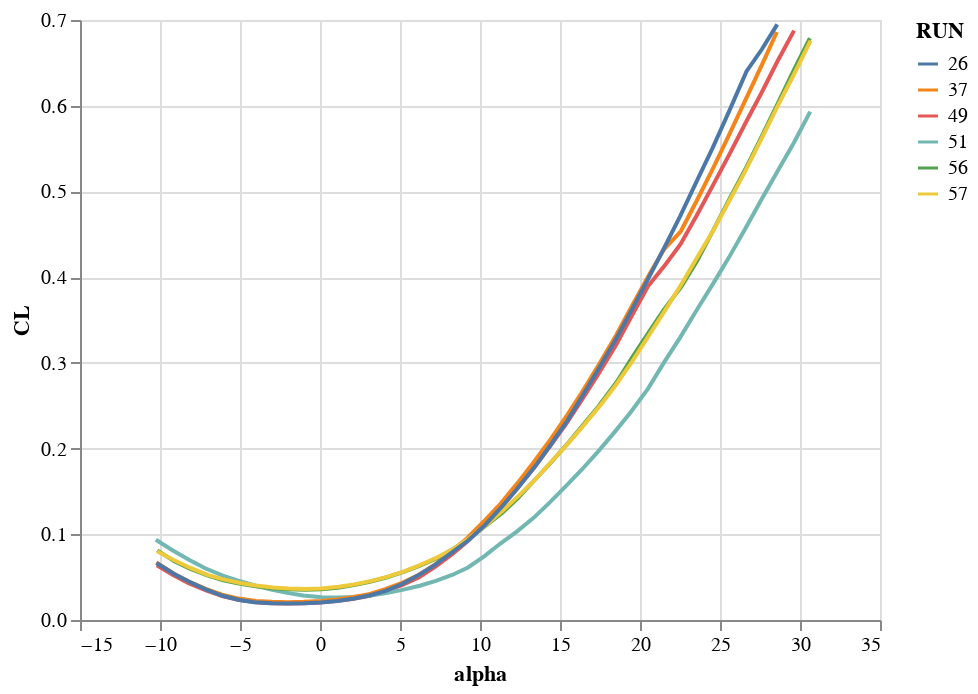

The notebook cell saved with this chart:
### Code cell
df = df_data_sub
df['RUN'] = df['RUN'].astype(str)
chart  = alt.Chart(df).mark_line().encode(
    x=alt.X('ALPHAC', axis=alt.Axis(title='alpha')),
    y=alt.Y('CDSA', axis=alt.Axis(title='CL')),
    color = alt.Color('RUN:N'))
# chart.configure_legend(
#     strokeColor='gray',
#     fillColor='#EEEEEE',
#     padding=10,
#     cornerRadius=10,
#     # orient='top-right'
# )
#chart.save('chart1.html')
chart.display()

### Figure 1 — Vega-Lite specification as saved in the notebook (floating-point values rounded to 4 significant figures; data arrays with more than 128 entries replaced by an {"elided": "..."} marker saying what was removed)
{"config": {"view": {"continuousWidth": 400, "continuousHeight": 300}}, "data": {"name": "data-c0328bb472d8bf7484ef11053adaf164"}, "mark": "line", "encoding": {"color": {"type": "nominal", "field": "RUN"}, "x": {"type": "quantitative", "axis": {"title": "alpha"}, "field": "ALPHAC"}, "y": {"type": "quantitative", "axis": {"title": "CL"}, "field": "CDSA"}}, "$schema": "https://vega.github.io/schema/vega-lite/v4.8.1.json", "datasets": {"data-c0328bb472d8bf7484ef11053adaf164": {"elided": "240 records"}}}
